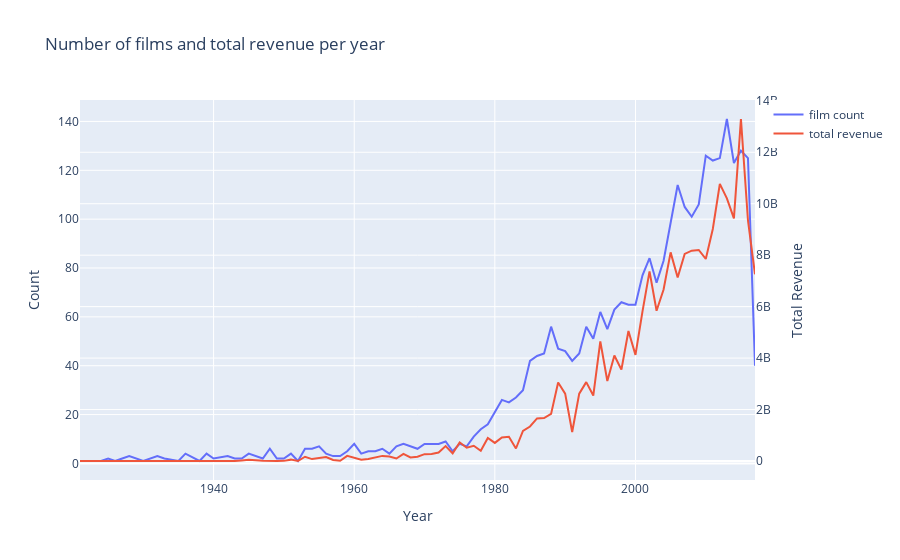

The cell this chart's notebook holds for it:
### Code cell
data=[go.Scatter(x=d1.index,y=d1.values,name='film count'),
     go.Scatter(x=d2.index,y=d2.values,name='total revenue',yaxis='y2')]

layout=go.Layout(dict(title='Number of films and total revenue per year',xaxis=dict(title='Year'),yaxis=dict(title='Count'),yaxis2=dict(title='Total Revenue',overlaying='y',side='right')),legend=dict(orientation='v'))
py.iplot(dict(data=data, layout=layout))
